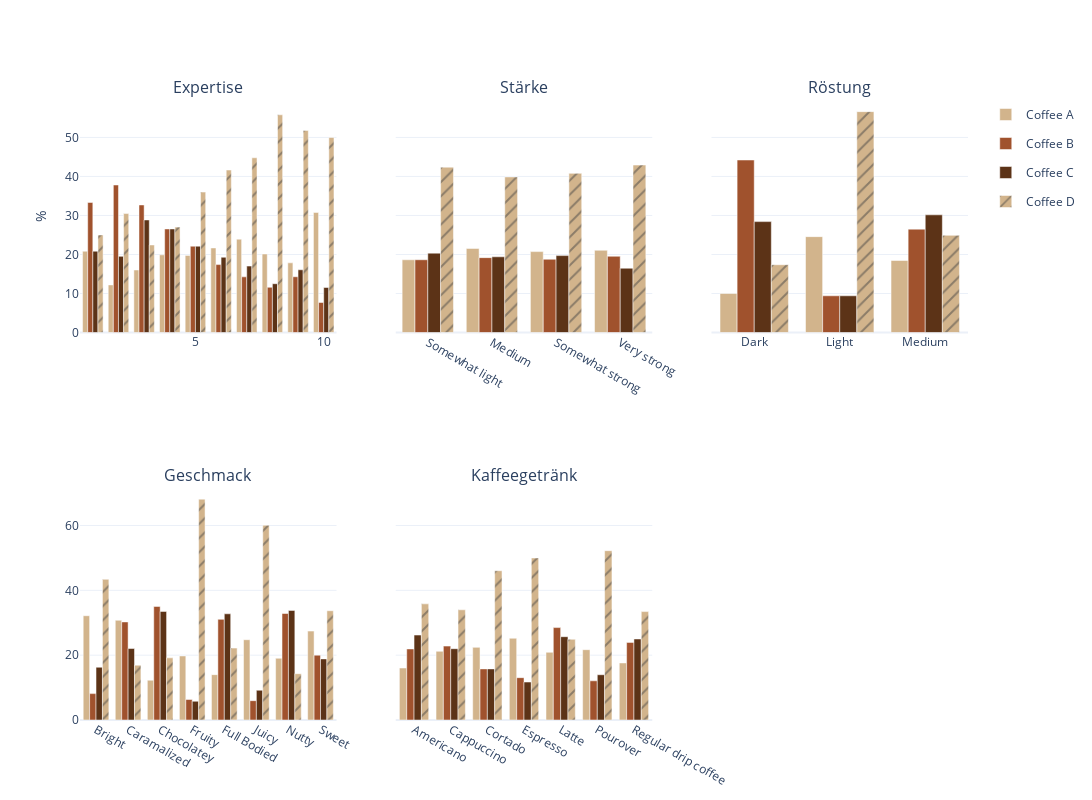

Notebook code cell kept with this figure:
### Code cell
cols = ["expertise", "strength", "roast_level", "style", "favorite"]

fig = make_subplots(
    rows=2, cols=3,
    shared_yaxes=True,
    subplot_titles=["Expertise", "Stärke", "Röstung", "Geschmack", "Kaffeegetränk"]
)

for i, col in enumerate(cols):

    r = i // 3 + 1
    c = i % 3 + 1

    # Werte zählen für Plot
    df_cat = pd.DataFrame(df_clean.groupby(by=col, observed=False)["prefer_overall"].value_counts(normalize=True)).reset_index()
    df_cat["proportion"] = df_cat["proportion"]*100
    df_cat = df_cat[df_cat[col] != "keine Angabe"]
    p = px.bar(df_cat, y="proportion", x=col, color="prefer_overall", 
             pattern_shape="prefer_overall",
             color_discrete_map=c_map,
             pattern_shape_map=p_map,
             template="plotly_white",
             barmode="group",
             category_orders={"prefer_overall": coffee_order})

    for trace in p.data:
        trace.showlegend = (i == 0)
        fig.add_trace(trace, row=r, col=c)
        
fig.update_layout(xaxis_title="", yaxis_title="%",
                 height = 800, width = 1400, template = "plotly_white")

### Figure 1 — Plotly figure (JSON) as saved in the notebook; plotly's stock layout.template omitted (floating-point values rounded to 4 significant figures)
{"data": [{"alignmentgroup": "True", "hovertemplate": "prefer_overall=Coffee A<br>expertise=%{x}<br>proportion=%{y}<extra></extra>", "legendgroup": "Coffee A", "marker": {"color": "#d2b48c", "pattern": {"shape": ""}}, "name": "Coffee A", "offsetgroup": "Coffee A", "orientation": "v", "showlegend": true, "textposition": "auto", "type": "bar", "x": [1, 2, 3, 4, 5, 6, 7, 8, 9, 10], "xaxis": "x", "y": [20.83, 12.2, 16.03, 19.91, 19.76, 21.67, 23.93, 20.12, 17.86, 30.77], "yaxis": "y"}, {"alignmentgroup": "True", "hovertemplate": "prefer_overall=Coffee B<br>expertise=%{x}<br>proportion=%{y}<extra></extra>", "legendgroup": "Coffee B", "marker": {"color": "#a0522d", "pattern": {"shape": ""}}, "name": "Coffee B", "offsetgroup": "Coffee B", "orientation": "v", "showlegend": true, "textposition": "auto", "type": "bar", "x": [1, 2, 3, 4, 5, 6, 7, 8, 9, 10], "xaxis": "x", "y": [33.33, 37.8, 32.69, 26.54, 22.12, 17.41, 14.26, 11.59, 14.29, 7.692], "yaxis": "y"}, {"alignmentgroup": "True", "hovertemplate": "prefer_overall=Coffee C<br>expertise=%{x}<br>proportion=%{y}<extra></extra>", "legendgroup": "Coffee C", "marker": {"color": "#5c3317", "pattern": {"shape": ""}}, "name": "Coffee C", "offsetgroup": "Coffee C", "orientation": "v", "showlegend": true, "textposition": "auto", "type": "bar", "x": [1, 2, 3, 4, 5, 6, 7, 8, 9, 10], "xaxis": "x", "y": [20.83, 19.51, 28.85, 26.54, 22.12, 19.28, 17.02, 12.5, 16.07, 11.54], "yaxis": "y"}, {"alignmentgroup": "True", "hovertemplate": "prefer_overall=Coffee D<br>expertise=%{x}<br>proportion=%{y}<extra></extra>", "legendgroup": "Coffee D", "marker": {"color": "#d2b48c", "pattern": {"shape": "/"}}, "name": "Coffee D", "offsetgroup": "Coffee D", "orientation": "v", "showlegend": true, "textposition": "auto", "type": "bar", "x": [1, 2, 3, 4, 5, 6, 7, 8, 9, 10], "xaxis": "x", "y": [25.0, 30.49, 22.44, 27.01, 35.99, 41.64, 44.79, 55.79, 51.79, 50.0], "yaxis": "y"}, {"alignmentgroup": "True", "hovertemplate": "prefer_overall=Coffee A<br>strength=%{x}<br>proportion=%{y}<extra></extra>", "legendgroup": "Coffee A", "marker": {"color": "#d2b48c", "pattern": {"shape": ""}}, "name": "Coffee A", "offsetgroup": "Coffee A", "orientation": "v", "showlegend": false, "textposition": "auto", "type": "bar", "x": ["Somewhat light", "Medium", "Somewhat strong", "Very strong"], "xaxis": "x2", "y": [18.64, 21.54, 20.73, 21.07], "yaxis": "y2"}, {"alignmentgroup": "True", "hovertemplate": "prefer_overall=Coffee B<br>strength=%{x}<br>proportion=%{y}<extra></extra>", "legendgroup": "Coffee B", "marker": {"color": "#a0522d", "pattern": {"shape": ""}}, "name": "Coffee B", "offsetgroup": "Coffee B", "orientation": "v", "showlegend": false, "textposition": "auto", "type": "bar", "x": ["Somewhat light", "Medium", "Somewhat strong", "Very strong"], "xaxis": "x2", "y": [18.64, 19.19, 18.77, 19.54], "yaxis": "y2"}, {"alignmentgroup": "True", "hovertemplate": "prefer_overall=Coffee C<br>strength=%{x}<br>proportion=%{y}<extra></extra>", "legendgroup": "Coffee C", "marker": {"color": "#5c3317", "pattern": {"shape": ""}}, "name": "Coffee C", "offsetgroup": "Coffee C", "orientation": "v", "showlegend": false, "textposition": "auto", "type": "bar", "x": ["Somewhat light", "Medium", "Somewhat strong", "Very strong"], "xaxis": "x2", "y": [20.34, 19.4, 19.71, 16.48], "yaxis": "y2"}, {"alignmentgroup": "True", "hovertemplate": "prefer_overall=Coffee D<br>strength=%{x}<br>proportion=%{y}<extra></extra>", "legendgroup": "Coffee D", "marker": {"color": "#d2b48c", "pattern": {"shape": "/"}}, "name": "Coffee D", "offsetgroup": "Coffee D", "orientation": "v", "showlegend": false, "textposition": "auto", "type": "bar", "x": ["Somewhat light", "Medium", "Somewhat strong", "Very strong"], "xaxis": "x2", "y": [42.37, 39.87, 40.78, 42.91], "yaxis": "y2"}, {"alignmentgroup": "True", "hovertemplate": "prefer_overall=Coffee A<br>roast_level=%{x}<br>proportion=%{y}<extra></extra>", "legendgroup": "Coffee A", "marker": {"color": "#d2b48c", "pattern": {"shape": ""}}, "name": "Coffee A", "offsetgroup": "Coffee A", "orientation": "v", "showlegend": false, "textposition": "auto", "type": "bar", "x": ["Dark", "Light", "Medium"], "xaxis": "x3", "y": [10.0, 24.57, 18.45], "yaxis": "y3"}, {"alignmentgroup": "True", "hovertemplate": "prefer_overall=Coffee B<br>roast_level=%{x}<br>proportion=%{y}<extra></extra>", "legendgroup": "Coffee B", "marker": {"color": "#a0522d", "pattern": {"shape": ""}}, "name": "Coffee B", "offsetgroup": "Coffee B", "orientation": "v", "showlegend": false, "textposition": "auto", "type": "bar", "x": ["Dark", "Light", "Medium"], "xaxis": "x3", "y": [44.21, 9.409, 26.49], "yaxis": "y3"}, {"alignmentgroup": "True", "hovertemplate": "prefer_overall=Coffee C<br>roast_level=%{x}<br>proportion=%{y}<extra></extra>", "legendgroup": "Coffee C", "marker": {"color": "#5c3317", "pattern": {"shape": ""}}, "name": "Coffee C", "offsetgroup": "Coffee C", "orientation": "v", "showlegend": false, "textposition": "auto", "type": "bar", "x": ["Dark", "Light", "Medium"], "xaxis": "x3", "y": [28.42, 9.409, 30.16], "yaxis": "y3"}, {"alignmentgroup": "True", "hovertemplate": "prefer_overall=Coffee D<br>roast_level=%{x}<br>proportion=%{y}<extra></extra>", "legendgroup": "Coffee D", "marker": {"color": "#d2b48c", "pattern": {"shape": "/"}}, "name": "Coffee D", "offsetgroup": "Coffee D", "orientation": "v", "showlegend": false, "textposition": "auto", "type": "bar", "x": ["Dark", "Light", "Medium"], "xaxis": "x3", "y": [17.37, 56.61, 24.9], "yaxis": "y3"}, {"alignmentgroup": "True", "hovertemplate": "prefer_overall=Coffee A<br>style=%{x}<br>proportion=%{y}<extra></extra>", "legendgroup": "Coffee A", "marker": {"color": "#d2b48c", "pattern": {"shape": ""}}, "name": "Coffee A", "offsetgroup": "Coffee A", "orientation": "v", "showlegend": false, "textposition": "auto", "type": "bar", "x": ["Bright", "Caramalized", "Chocolatey", "Fruity", "Full Bodied", "Juicy", "Nutty", "Sweet"], "xaxis": "x4", "y": [32.17, 30.77, 12.28, 19.76, 13.99, 24.77, 19.05, 27.43], "yaxis": "y4"}, {"alignmentgroup": "True", "hovertemplate": "prefer_overall=Coffee B<br>style=%{x}<br>proportion=%{y}<extra></extra>", "legendgroup": "Coffee B", "marker": {"color": "#a0522d", "pattern": {"shape": ""}}, "name": "Coffee B", "offsetgroup": "Coffee B", "orientation": "v", "showlegend": false, "textposition": "auto", "type": "bar", "x": ["Bright", "Caramalized", "Chocolatey", "Fruity", "Full Bodied", "Juicy", "Nutty", "Sweet"], "xaxis": "x4", "y": [8.14, 30.26, 35.04, 6.317, 31.06, 5.963, 32.86, 20.0], "yaxis": "y4"}, {"alignmentgroup": "True", "hovertemplate": "prefer_overall=Coffee C<br>style=%{x}<br>proportion=%{y}<extra></extra>", "legendgroup": "Coffee C", "marker": {"color": "#5c3317", "pattern": {"shape": ""}}, "name": "Coffee C", "offsetgroup": "Coffee C", "orientation": "v", "showlegend": false, "textposition": "auto", "type": "bar", "x": ["Bright", "Caramalized", "Chocolatey", "Fruity", "Full Bodied", "Juicy", "Nutty", "Sweet"], "xaxis": "x4", "y": [16.28, 22.05, 33.5, 5.78, 32.76, 9.174, 33.81, 18.86], "yaxis": "y4"}, {"alignmentgroup": "True", "hovertemplate": "prefer_overall=Coffee D<br>style=%{x}<br>proportion=%{y}<extra></extra>", "legendgroup": "Coffee D", "marker": {"color": "#d2b48c", "pattern": {"shape": "/"}}, "name": "Coffee D", "offsetgroup": "Coffee D", "orientation": "v", "showlegend": false, "textposition": "auto", "type": "bar", "x": ["Bright", "Caramalized", "Chocolatey", "Fruity", "Full Bodied", "Juicy", "Nutty", "Sweet"], "xaxis": "x4", "y": [43.41, 16.92, 19.18, 68.15, 22.18, 60.09, 14.29, 33.71], "yaxis": "y4"}, {"alignmentgroup": "True", "hovertemplate": "prefer_overall=Coffee A<br>favorite=%{x}<br>proportion=%{y}<extra></extra>", "legendgroup": "Coffee A", "marker": {"color": "#d2b48c", "pattern": {"shape": ""}}, "name": "Coffee A", "offsetgroup": "Coffee A", "orientation": "v", "showlegend": false, "textposition": "auto", "type": "bar", "x": ["Americano", "Cappuccino", "Cortado", "Espresso", "Latte", "Pourover", "Regular drip coffee"], "xaxis": "x5", "y": [16.04, 21.2, 22.41, 25.23, 20.88, 21.7, 17.61], "yaxis": "y5"}, {"alignmentgroup": "True", "hovertemplate": "prefer_overall=Coffee B<br>favorite=%{x}<br>proportion=%{y}<extra></extra>", "legendgroup": "Coffee B", "marker": {"color": "#a0522d", "pattern": {"shape": ""}}, "name": "Coffee B", "offsetgroup": "Coffee B", "orientation": "v", "showlegend": false, "textposition": "auto", "type": "bar", "x": ["Americano", "Cappuccino", "Cortado", "Espresso", "Latte", "Pourover", "Regular drip coffee"], "xaxis": "x5", "y": [21.93, 22.8, 15.77, 13.06, 28.51, 12.09, 23.94], "yaxis": "y5"}, {"alignmentgroup": "True", "hovertemplate": "prefer_overall=Coffee C<br>favorite=%{x}<br>proportion=%{y}<extra></extra>", "legendgroup": "Coffee C", "marker": {"color": "#5c3317", "pattern": {"shape": ""}}, "name": "Coffee C", "offsetgroup": "Coffee C", "orientation": "v", "showlegend": false, "textposition": "auto", "type": "bar", "x": ["Americano", "Cappuccino", "Cortado", "Espresso", "Latte", "Pourover", "Regular drip coffee"], "xaxis": "x5", "y": [26.2, 22.0, 15.77, 11.71, 25.7, 13.97, 25.0], "yaxis": "y5"}, {"alignmentgroup": "True", "hovertemplate": "prefer_overall=Coffee D<br>favorite=%{x}<br>proportion=%{y}<extra></extra>", "legendgroup": "Coffee D", "marker": {"color": "#d2b48c", "pattern": {"shape": "/"}}, "name": "Coffee D", "offsetgroup": "Coffee D", "orientation": "v", "showlegend": false, "textposition": "auto", "type": "bar", "x": ["Americano", "Cappuccino", "Cortado", "Espresso", "Latte", "Pourover", "Regular drip coffee"], "xaxis": "x5", "y": [35.83, 34.0, 46.06, 50.0, 24.9, 52.24, 33.45], "yaxis": "y5"}], "layout": {"annotations": [{"font": {"size": 16}, "showarrow": false, "text": "Expertise", "x": 0.1444, "xanchor": "center", "xref": "paper", "y": 1, "yanchor": "bottom", "yref": "paper"}, {"font": {"size": 16}, "showarrow": false, "text": "Stärke", "x": 0.5, "xanchor": "center", "xref": "paper", "y": 1, "yanchor": "bottom", "yref": "paper"}, {"font": {"size": 16}, "showarrow": false, "text": "Röstung", "x": 0.8556, "xanchor": "center", "xref": "paper", "y": 1, "yanchor": "bottom", "yref": "paper"}, {"font": {"size": 16}, "showarrow": false, "text": "Geschmack", "x": 0.1444, "xanchor": "center", "xref": "paper", "y": 0.375, "yanchor": "bottom", "yref": "paper"}, {"font": {"size": 16}, "showarrow": false, "text": "Kaffeegetränk", "x": 0.5, "xanchor": "center", "xref": "paper", "y": 0.375, "yanchor": "bottom", "yref": "paper"}], "height": 800, "width": 1400, "xaxis": {"anchor": "y", "domain": [0, 0.2889], "title": {"text": ""}}, "xaxis2": {"anchor": "y2", "domain": [0.3556, 0.6444]}, "xaxis3": {"anchor": "y3", "domain": [0.7111, 1]}, "xaxis4": {"anchor": "y4", "domain": [0, 0.2889]}, "xaxis5": {"anchor": "y5", "domain": [0.3556, 0.6444]}, "xaxis6": {"anchor": "y6", "domain": [0.7111, 1]}, "yaxis": {"anchor": "x", "domain": [0.625, 1], "title": {"text": "%"}}, "yaxis2": {"anchor": "x2", "domain": [0.625, 1], "matches": "y", "showticklabels": false}, "yaxis3": {"anchor": "x3", "domain": [0.625, 1], "matches": "y", "showticklabels": false}, "yaxis4": {"anchor": "x4", "domain": [0, 0.375]}, "yaxis5": {"anchor": "x5", "domain": [0, 0.375], "matches": "y4", "showticklabels": false}, "yaxis6": {"anchor": "x6", "domain": [0, 0.375], "matches": "y4", "showticklabels": false}}}
